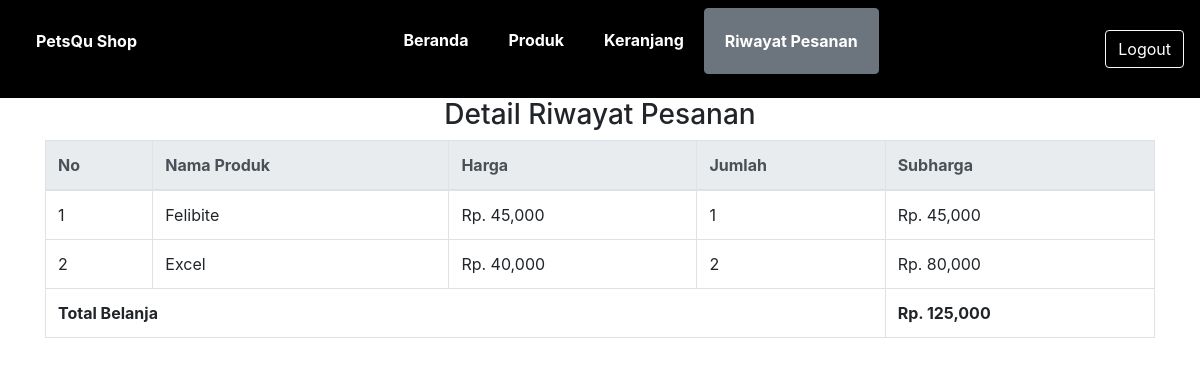
Screenshot of /detail_riwayat_pesanan.php?id_pemesanan=1 with the database file from the repository.
### tables this page shows
CREATE TABLE `tb_sub_pemesanan` (
  `id_sub` int(11) NOT NULL,
  `id_pemesanan` int(11) NOT NULL,
  `id_produk` int(3) NOT NULL,
  `jumlah` int(2) NOT NULL
);

CREATE TABLE `tb_produk` (
  `id_produk` int(3) NOT NULL,
  `nama_produk` varchar(15) NOT NULL,
  `deskripsi` text NOT NULL,
  `harga_produk` int(6) NOT NULL,
  `foto_produk` varchar(20) NOT NULL
);

### function.php (called while the page is built, shortened)
<?php
$conn = mysqli_connect("localhost", "root", "", "db_petsqu");
function query($query)
{
    global $conn;
    $result = mysqli_query($conn, $query);
    $rows = [];
    while ($row = mysqli_fetch_assoc($result)) {
        $rows[] = $row;
    }
    return $rows;
}

### detail_riwayat_pesanan.php (the view, shortened to what this page needs)
<?php
require 'function.php';
$detail_pesanan = query("SELECT * FROM tb_sub_pemesanan JOIN tb_produk ON tb_sub_pemesanan.id_produk=tb_produk.id_produk
WHERE tb_sub_pemesanan.id_pemesanan='$_GET[id_pemesanan]'");
?>
<!DOCTYPE html>
<html lang="en">
<head>
    <link rel="stylesheet" href="https://cdn.jsdelivr.net/npm/bootstrap@4.0.0/dist/css/bootstrap.min.css" />
</head>
<body>
    <div class="navbar">
        <ul>
            <li><a href="">PetsQu Shop</a></li>
        </ul>
        <ul style="text-align: center;">
            <li><a href="dashboard.php">Beranda</a></li>
            <li><a href="produk.php">Produk</a></li>
            <li><a href="keranjang.php">Keranjang</a></li>
            <li><a href="riwayat_pesanan.php" class="btn btn-secondary">Riwayat Pesanan</a></li>
        </ul>
        <a class="btn btn-outline-light my-2 my-sm-0" type="submit" style="color: white;" href="logout.php">
				Logout
        </a>
    </div>
    <div class="container">
        <h3 style="text-align: center;">Detail Riwayat Pesanan</h3>
        <table class="table table-bordered" id="example">
          <thead class="thead-light">
            <tr>
              <th scope="col">No</th>
              <th scope="col">Nama Produk</th>
              <th scope="col">Harga</th>
              <th scope="col">Jumlah</th>
              <th scope="col">Subharga</th>
            </tr>
          </thead>
          <tbody>
            <?php $totalbelanja=0; ?>
            <?php $i = 1; ?>
            <?php foreach ($detail_pesanan as $row) : ?>
            <?php $subharga1=$row['harga_produk']*$row['jumlah']; ?>
              <tr>
                <td><?= $i; ?></td>
                <td><?= $row["nama_produk"]; ?></td>
                <td>Rp. <?= number_format($row['harga_produk']);?></td>
                <td><?= $row["jumlah"]; ?></td>
                <td>Rp. <?= number_format($row['harga_produk']*$row['jumlah']);?></td>
              </tr>
            <?php $i++; ?>
            <?php $totalbelanja+=$subharga1; ?>
            <?php endforeach; ?>
          </tbody>
          <tfoot>
          <tr>
          <th colspan="4">Total Belanja</th>
          <th>Rp. <?= number_format($totalbelanja) ?></th>
        </tr>
          </tfoot>
        </table>
    </div>
</body>
</html>

### detail_riwayat_pesanan.php (style rules this page uses)
* { padding: 0; margin: 0; }
.navbar { float: left; background: #000000; width: 100%; }
.navbar li { float: left; list-style: none; }
.navbar li a { color: #ffffff; text-decoration: none; padding: 20px; display: block; font-weight: bold; }

### rows the page displays
tb_sub_pemesanan: id_produk.nama_produk "Felibite", id_produk.harga_produk "45,000", jumlah "1", $row['harga_produk']*$row['jumlah'] "45,000"
tb_sub_pemesanan: id_produk.nama_produk "Excel", id_produk.harga_produk "40,000", jumlah "2", $row['harga_produk']*$row['jumlah'] "80,000"

### other values shown
$totalbelanja "125,000"
